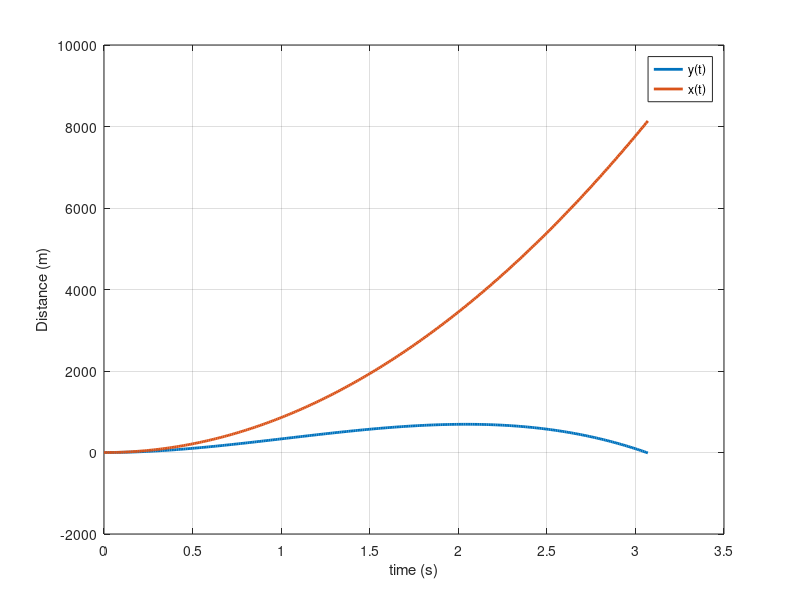

Write MATLAB code to recreate this figure.
clear, clc, close all;

% initial conditions
theta = 30;
g = 9.81;
v0 = 20;
x(1) = 0;
y(1) = 0;

i = 1;
t(1) = 0;

while(y(i) >= 0)
    x(i+1) = x(i) + v0*cosd(theta)*t(i);
    y(i+1) = y(i) + v0*sind(theta)*t(i) - 0.5*g*t(i)^2;
    t(i+1) = t(i) + 0.01;
    i = i + 1;
end

plot(t,y, 'LineWidth',2);
hold on
plot(t,x, 'LineWidth',2);
hold off
grid on
xlabel('time (s)')
ylabel('Distance (m)');
legend('y(t)', 'x(t)')
